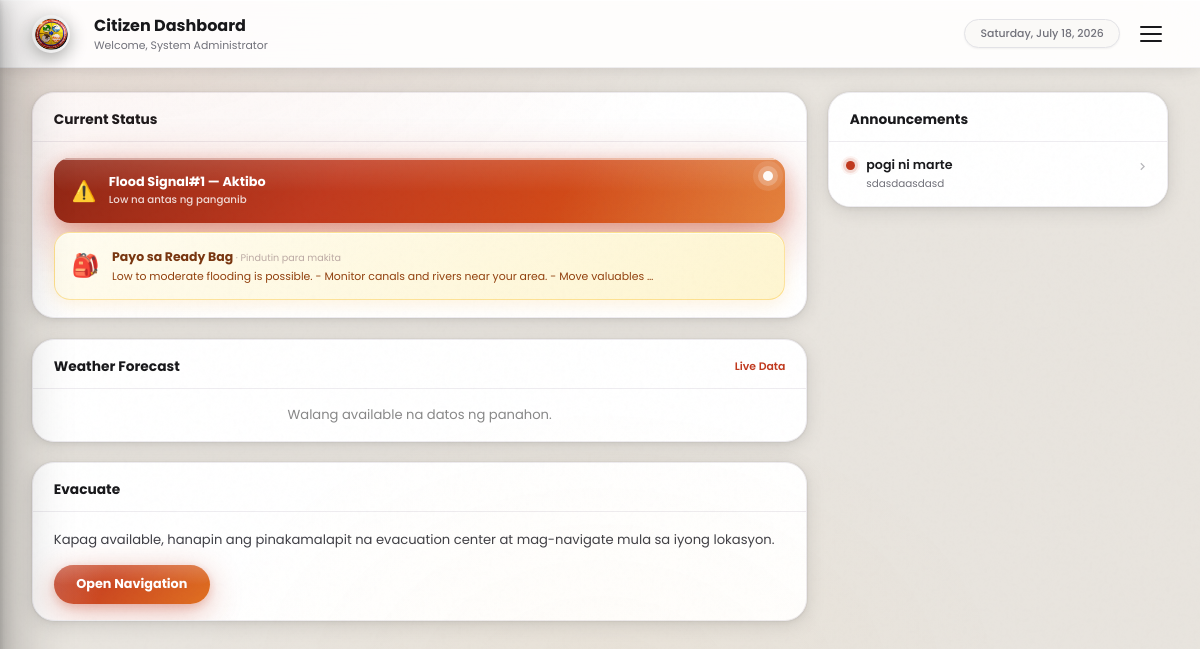
Page /pages/citizen_dashboard.php (signed in) on the committed database.
### tables this page shows
CREATE TABLE `users` (
  `id` int(10) UNSIGNED NOT NULL,
  `full_name` varchar(150) NOT NULL,
  `first_name` varchar(100) DEFAULT NULL,
  `middle_name` varchar(100) DEFAULT NULL,
  `last_name` varchar(100) DEFAULT NULL,
  `suffix` varchar(10) DEFAULT NULL,
  `email` varchar(150) NOT NULL,
  `contact_number` varchar(20) DEFAULT NULL,
  `password_hash` varchar(255) NOT NULL,
  `role` enum('citizen','admin','coordinator') NOT NULL DEFAULT 'citizen',
  `barangay_id` int(10) UNSIGNED NOT NULL,
  `house_number` varchar(50) NOT NULL,
  `birthday` date DEFAULT NULL,
  `sex` enum('male','female','prefer_not_to_say') DEFAULT NULL,
  `is_email_verified` tinyint(1) NOT NULL DEFAULT 0,
  `otp_code_hash` varchar(255) DEFAULT NULL,
  `otp_expires_at` datetime DEFAULT NULL,
  `device_token` varchar(255) DEFAULT NULL,
  `device_fingerprint` varchar(255) DEFAULT NULL,
  `device_registered_at` datetime DEFAULT NULL,
  `is_device_trusted` tinyint(1) NOT NULL DEFAULT 0,
  `is_active` tinyint(1) NOT NULL DEFAULT 1,
  `created_at` datetime NOT NULL DEFAULT current_timestamp(),
  `updated_at` datetime NOT NULL DEFAULT current_timestamp() ON UPDATE current_timestamp(),
  `otp_code` varchar(10) DEFAULT NULL,
  `otp_purpose` varchar(30) DEFAULT NULL
);

CREATE TABLE `disasters` (
  `id` int(10) UNSIGNED NOT NULL,
  `type` enum('typhoon','flood','earthquake','heat','landslide','other') NOT NULL,
  `level` tinyint(3) UNSIGNED NOT NULL,
  `title` varchar(200) NOT NULL,
  `status` enum('planned','ongoing','resolved') NOT NULL DEFAULT 'planned',
  `description` text DEFAULT NULL,
  `started_at` datetime DEFAULT NULL,
  `ended_at` datetime DEFAULT NULL,
  `created_at` datetime NOT NULL DEFAULT current_timestamp(),
  `updated_at` datetime NOT NULL DEFAULT current_timestamp() ON UPDATE current_timestamp()
);

CREATE TABLE `ready_bag_templates` (
  `id` int(10) UNSIGNED NOT NULL,
  `disaster_type` enum('typhoon','flood','earthquake','heat','landslide','general') NOT NULL,
  `level_min` tinyint(3) UNSIGNED NOT NULL DEFAULT 1,
  `level_max` tinyint(3) UNSIGNED NOT NULL DEFAULT 5,
  `title` varchar(200) NOT NULL,
  `message` text NOT NULL
);

CREATE TABLE `announcements` (
  `id` int(10) UNSIGNED NOT NULL,
  `title` varchar(200) NOT NULL,
  `body` text NOT NULL,
  `type` enum('general','disaster') NOT NULL DEFAULT 'general',
  `disaster_id` int(10) UNSIGNED DEFAULT NULL,
  `is_pinned` tinyint(1) NOT NULL DEFAULT 0,
  `published_at` datetime NOT NULL DEFAULT current_timestamp(),
  `created_by` int(10) UNSIGNED NOT NULL,
  `created_at` datetime NOT NULL DEFAULT current_timestamp(),
  `updated_at` datetime NOT NULL DEFAULT current_timestamp() ON UPDATE current_timestamp()
);

### pages/session.php (called while the page is built, shortened)
<?php
function current_user(): ?array
{
    static $cached = null;
    if ($cached !== null) {
        return $cached;
    }
    $pdo = db();
    $stmt = $pdo->prepare('SELECT u.*, b.name AS barangay_name, b.municipality, b.province
                           FROM users u
                           JOIN barangays b ON b.id = u.barangay_id
                           WHERE u.id = ? AND u.is_active = 1');
    $stmt->execute([$_SESSION['user_id']]);
    $cached = $stmt->fetch() ?: null;
    return $cached;
}
function require_login(?string $role = null): void
{
    $user = current_user();
}

### pages/citizen_dashboard.php (the view, shortened to what this page needs)
<?php
require_once __DIR__ . '/session.php';
require_login();
$user = current_user();
$pdo  = db();
$weather = null;
$disasterStmt   = $pdo->query("SELECT * FROM disasters WHERE status = 'ongoing' ORDER BY level DESC, started_at DESC LIMIT 1");
$activeDisaster = $disasterStmt->fetch();
$advice = null;
if ($activeDisaster) {
    $type  = $activeDisaster['type'];
    $level = (int)$activeDisaster['level'];
    $stmt  = $pdo->prepare("SELECT * FROM ready_bag_templates
                             WHERE disaster_type = ?
                               AND level_min <= ?
                               AND level_max >= ?
                             ORDER BY level_min DESC LIMIT 1");
    $stmt->execute([$type, $level, $level]);
    $advice = $stmt->fetch();
}
$annStmt = $pdo->query("SELECT a.*, d.title AS disaster_title
                         FROM announcements a
                         LEFT JOIN disasters d ON d.id = a.disaster_id
                         ORDER BY a.is_pinned DESC, a.published_at DESC
                         LIMIT 6");
$announcements = $annStmt->fetchAll();
$currentHour = (int)date('H');
$isNightTime = ($currentHour >= 18 || $currentHour < 6);
function wx_colors(string $cat, bool $isNight): array {
    if ($isNight) {
        $map = [
            'sunny'  => ['#0f1729','#1a2a52','#2d4080','rgba(15,23,41,.6)'],
            'cloudy' => ['#0d1520','#1e2d3d','#2e4158','rgba(13,21,32,.55)'],
            'rain'   => ['#080e1e','#0f1f3d','#162d5a','rgba(8,14,30,.6)'],
            'storm'  => ['#060810','#0d1020','#161c30','rgba(6,8,16,.7)'],
            'fog'    => ['#111820','#1c2530','#283545','rgba(17,24,32,.5)'],
            'windy'  => ['#091218','#112233','#1a3040','rgba(9,18,24,.5)'],
        ];
        return $map[$cat] ?? $map['sunny'];
    } else {
        $map = [
            'sunny'  => ['#F97316','#FB923C','#FBBF24','rgba(249,115,22,.5)'],
            'cloudy' => ['#475569','#64748B','#94A3B8','rgba(71,85,105,.4)'],
            'rain'   => ['#1D4ED8','#2563EB','#3B82F6','rgba(29,78,216,.5)'],
            'storm'  => ['#0F172A','#1E293B','#334155','rgba(15,23,42,.6)'],
            'fog'    => ['#475569','#64748B','#94A3B8','rgba(71,85,105,.35)'],
            'windy'  => ['#047857','#059669','#34D399','rgba(4,120,87,.4)'],
        ];
        return $map[$cat] ?? $map['sunny'];
    }
}
$wx_cat    = isset($weather) ? wx_category($weather['condition_text'] ?? '') : 'sunny';
$wx_colors = wx_colors($wx_cat, $isNightTime);
$wx_particles = $isNightTime
    ? ['sunny'=>['✨','⭐','🌙'],'cloudy'=>['☁','🌙','✦'],'rain'=>['💧','🌧','💦'],'storm'=>['⚡','🌩','💥'],'fog'=>['🌫','✦','👻'],'windy'=>['🌬','🍃','💨']]
    : ['sunny'=>['✨','☀','⭐'],'cloudy'=>['☁','💨','🌤'],'rain'=>['💧','🌧','💦'],'storm'=>['⚡','🌩','💥'],'fog'=>['👻','🌫','✦'],'windy'=>['🍃','🌬','💨']];
$wx_ptcls = $wx_particles[$wx_cat] ?? $wx_particles['sunny'];
?>
<!DOCTYPE html>
<html lang="en">
<head>
<link rel="stylesheet" href="../asset/css/userdashboard.css">
</head>
<body>
<div class="desktop-wrapper">
  <header class="desktop-topbar">
    <div class="drawer-logo" style="width:38px;height:38px;background:#eee;border-radius:50%;display:flex;align-items:center;justify-content:center;"><img src="../img/mdrrmo.png" alt="MDRRMO" style="width:100%;"></div>
    <div class="desktop-topbar-center">
      <div class="desktop-topbar-title">Citizen Dashboard</div>
      <div class="desktop-topbar-sub">Welcome, <?php echo htmlspecialchars($user['full_name'] ?? 'Citizen'); ?></div>
    </div>
    <div class="desktop-topbar-right">
      <div class="desktop-date-chip"><?php echo date('l, F j, Y'); ?></div>
      <button class="hamburger-btn" id="desktopHamburger" onclick="openSidebar()"><span></span><span></span><span></span></button>
    </div>
  </header>
  <div class="desktop-content"><div class="desktop-grid"><div class="desktop-col-left"><div class="desktop-card"><div class="desktop-card-header"><h2>Current Status</h2></div><div class="desktop-card-body desktop-alert-wrap"><?php if ($activeDisaster): ?><div class="alert-banner alert-typhoon" onclick="openDisasterModal()" role="button"><div class="shimmer-stripe"></div><div class="alert-icon">⚠️</div><div class="alert-text"><div class="alert-title"><?php echo htmlspecialchars(ucfirst($activeDisaster['type'])); ?> Signal#<?php echo (int)$activeDisaster['level']; ?> — Aktibo</div><div class="alert-sub"><?php $lvlLabel=['1'=>'Low','2'=>'Moderate','3'=>'High','4'=>'Severe']; echo ($lvlLabel[(string)(int)$activeDisaster['level']]??'Moderate').' na antas ng panganib'; ?></div></div><div class="alert-pulse-wrap"><div class="alert-pulse-dot"></div></div></div><?php if ($advice): ?><div class="desktop-readybag" onclick="openReadyBagModal()"><div class="desktop-readybag-icon">🎒</div><div><div class="desktop-readybag-title">Payo sa Ready Bag <small style="font-weight:400;color:#bcaaa4;font-size:.60rem;">· Pindutin para makita</small></div><div class="desktop-readybag-text"><?php echo htmlspecialchars(mb_substr($advice['message'],0,100)); ?>…</div></div></div><?php endif; ?><?php else: ?><div class="alert-banner alert-none"><div class="alert-icon">✅</div><div class="alert-text"><div class="alert-title">Walang aktibong sakuna sa ngayon</div><div class="alert-sub">Manatiling handa at subaybayan ang mga update</div></div></div><?php endif; ?></div></div><div class="desktop-card"><div class="desktop-card-header"><h2>Weather Forecast</h2><a href="#">Live Data</a></div><?php if ($weather): ?><div class="weather-card" style="margin:0;border-radius:0;box-shadow:none;"><div class="weather-banner" style="background:linear-gradient(150deg,<?php echo $wx_colors[0]; ?> 0%,<?php echo $wx_colors[1]; ?> 48%,<?php echo $wx_colors[2]; ?> 100%);"><div class="wx-texture"></div><div class="wx-rim"></div><div class="weather-top-row"><div class="weather-left"><div class="weather-temp-big"><?php echo round($weather['temp_c']); ?><sup>°C</sup></div><div class="weather-place-name">San Ildefonso, Bulacan</div><div class="weather-condition-label"><?php echo htmlspecialchars($weather['condition_text']); ?></div></div><div class="weather-risk-pill <?php echo $weather['level']; ?>"><?php $riskLabels=['low'=>'LOW','medium'=>'MODERATE','high'=>'HIGH','extreme'=>'SEVERE']; echo $riskLabels[$weather['level']]??strtoupper($weather['level']); ?> RISK</div></div><div class="weather-mascot-wrap" style="width:144px;height:144px;bottom:-10px;right:18px;"><span class="mascot-note"><?php echo $wx_ptcls[0]; ?></span><span class="mascot-note" style="animation-delay:.9s"><?php echo $wx_ptcls[1]; ?></span><span class="mascot-note" style="animation-delay:1.6s"><?php echo $wx_ptcls[2]; ?></span><?php echo wx_mascot_html($wx_cat, $isNightTime, 'd'); ?></div></div><div class="weather-stats-strip" style="background:linear-gradient(190deg,<?php echo $wx_colors[1]; ?> 0%,<?php echo $wx_colors[2]; ?> 100%);"><div class="w-stat-pill"><div class="stat-icon-3d"><svg viewBox="0 0 40 40"><defs><radialGradient id="dDropBody" cx="38%" cy="28%" r="65%"><stop offset="0%" stop-color="#b3e5fc"/><stop offset="35%" stop-color="#29b6f6"/><stop offset="75%" stop-color="#0277bd"/><stop offset="100%" stop-color="#01579b"/></radialGradient><radialGradient id="dDropSpec" cx="30%" cy="22%" r="35%"><stop offset="0%" stop-color="rgba(255,255,255,.85)"/><stop offset="100%" stop-color="rgba(255,255,255,0)"/></radialGradient><filter id="dDropBlur"><feGaussianBlur stdDeviation="1.2"/></filter></defs><ellipse cx="20" cy="36" rx="8" ry="3" fill="rgba(2,119,189,.22)" filter="url(#dDropBlur)"/><path d="M20 4 Q27 14 28 22 A8 8 0 0 1 12 22 Q13 14 20 4Z" fill="url(#dDropBody)"/><path d="M12.4 22 Q12 18 15 13" stroke="rgba(100,210,255,.5)" stroke-width="1.5" fill="none" stroke-linecap="round"/><path d="M20 4 Q27 14 28 22 A8 8 0 0 1 12 22 Q13 14 20 4Z" fill="url(#dDropSpec)"/><ellipse cx="17" cy="16" rx="3.5" ry="4.5" fill="rgba(255,255,255,.30)" transform="rotate(-15 17 16)"/></svg></div><div class="stat-info"><div class="stat-val"><?php echo $weather['humidity']; ?>%</div><div class="stat-label">Humidity</div></div></div><div class="w-stat-pill"><div class="stat-icon-3d"><svg viewBox="0 0 40 40"><defs><linearGradient id="dThermTube" x1="0" y1="0" x2="1" y2="0"><stop offset="0%" stop-color="#b0bec5"/><stop offset="30%" stop-color="#eceff1"/><stop offset="60%" stop-color="#cfd8dc"/><stop offset="100%" stop-color="#90a4ae"/></linearGradient><linearGradient id="dThermMercury" x1="0" y1="0" x2="0" y2="1"><stop offset="0%" stop-color="#ff8a65"/><stop offset="60%" stop-color="#f4511e"/><stop offset="100%" stop-color="#bf360c"/></linearGradient><radialGradient id="dThermBulb" cx="40%" cy="35%" r="60%"><stop offset="0%" stop-color="#ff8a65"/><stop offset="50%" stop-color="#f4511e"/><stop offset="100%" stop-color="#bf360c"/></radialGradient><radialGradient id="dThermSpec" cx="35%" cy="28%" r="40%"><stop offset="0%" stop-color="rgba(255,255,255,.7)"/><stop offset="100%" stop-color="rgba(255,255,255,0)"/></radialGradient><filter id="dThermBlur"><feGaussianBlur stdDeviation="1"/></filter></defs><ellipse cx="20" cy="37" rx="6" ry="2.2" fill="rgba(0,0,0,.18)" filter="url(#dThermBlur)"/><rect x="16" y="5" width="8" height="22" rx="4" fill="url(#dThermTube)"/><rect x="17.5" y="6" width="2" height="20" rx="1" fill="rgba(255,255,255,.55)"/><rect x="18" y="12" width="4" height="15" rx="2" fill="url(#dThermMercury)"/><circle cx="20" cy="31" r="6" fill="url(#dThermBulb)"/><circle cx="20" cy="31" r="6" fill="url(#dThermSpec)"/><line x1="24.5" y1="10" x2="26.5" y2="10" stroke="rgba(255,255,255,.7)" stroke-width="1" stroke-linecap="round"/><line x1="24.5" y1="15" x2="26.5" y2="15" stroke="rgba(255,255,255,.7)" stroke-width="1" stroke-linecap="round"/><line x1="24.5" y1="20" x2="26.5" y2="20" stroke="rgba(255,255,255,.7)" stroke-width="1" stroke-linecap="round"/><line x1="24.5" y1="25" x2="26.5" y2="25" stroke="rgba(255,255,255,.7)" stroke-width="1" stroke-linecap="round"/></svg></div><div class="stat-info"><div class="stat-val"><?php echo round($weather['heat_index'],1); ?>°C</div><div class="stat-label">Heat Index</div></div></div></div></div><?php else: ?><p style="font-size:.82rem;color:#888;text-align:center;padding:1rem 0;">Walang available na datos ng panahon.</p><?php endif; ?></div><div class="desktop-card"><div class="desktop-card-header"><h2>Evacuate</h2></div><div class="desktop-evac-body"><p style="font-size:.82rem;color:var(--text-2);margin-bottom:.9rem;line-height:1.65;">Kapag available, hanapin ang pinakamalapit na evacuation center at mag-navigate mula sa iyong lokasyon.</p><a href="navigation.php" class="btn-nav">Open Navigation</a></div></div></div><div class="desktop-col-right"><div class="desktop-card"><div class="desktop-card-header" id="announcements"><h2>Announcements</h2></div><?php if (!$announcements): ?><div class="ann-empty">Wala pang anunsyo.</div><?php else: ?><div class="desktop-ann-list ann-list"><?php foreach ($announcements as $idx => $a): ?><div class="ann-item" onclick="openAnnModal(<?php echo $idx; ?>)" role="button" aria-label="Basahin ang anunsyo"><div class="ann-dot <?php echo $a['is_pinned']?'pinned':''; ?>"></div><div class="ann-body"><div class="ann-title"><?php if($a['is_pinned']): ?><span class="badge">NAKA-PIN</span><?php endif; ?><?php if($a['disaster_title']): ?><span class="badge badge-disaster"><?php echo htmlspecialchars($a['disaster_title']); ?></span><?php endif; ?><?php echo htmlspecialchars($a['title']); ?></div><div class="ann-preview"><?php echo htmlspecialchars(mb_substr($a['body'],0,200)); ?></div></div><svg viewBox="0 0 24 24" style="width:15px;height:15px;fill:var(--muted);flex-shrink:0;margin-top:3px;opacity:.5"><path d="M8.59 16.59L13.17 12 8.59 7.41 10 6l6 6-6 6z"/></svg></div><?php endforeach; ?></div><?php endif; ?></div></div></div></div></div>
</body>
</html>

### rows in the picture
users: full_name "System Administrator"
disasters: type "Flood", level "1", level "Low"
ready_bag_templates: message "Low to moderate flooding is possible. - Monitor canals and rivers near your area. - Move valuables"
announcements: is_pinned 0 (drawn), title "pogi ni marte", body "sdasdaasdasd"
